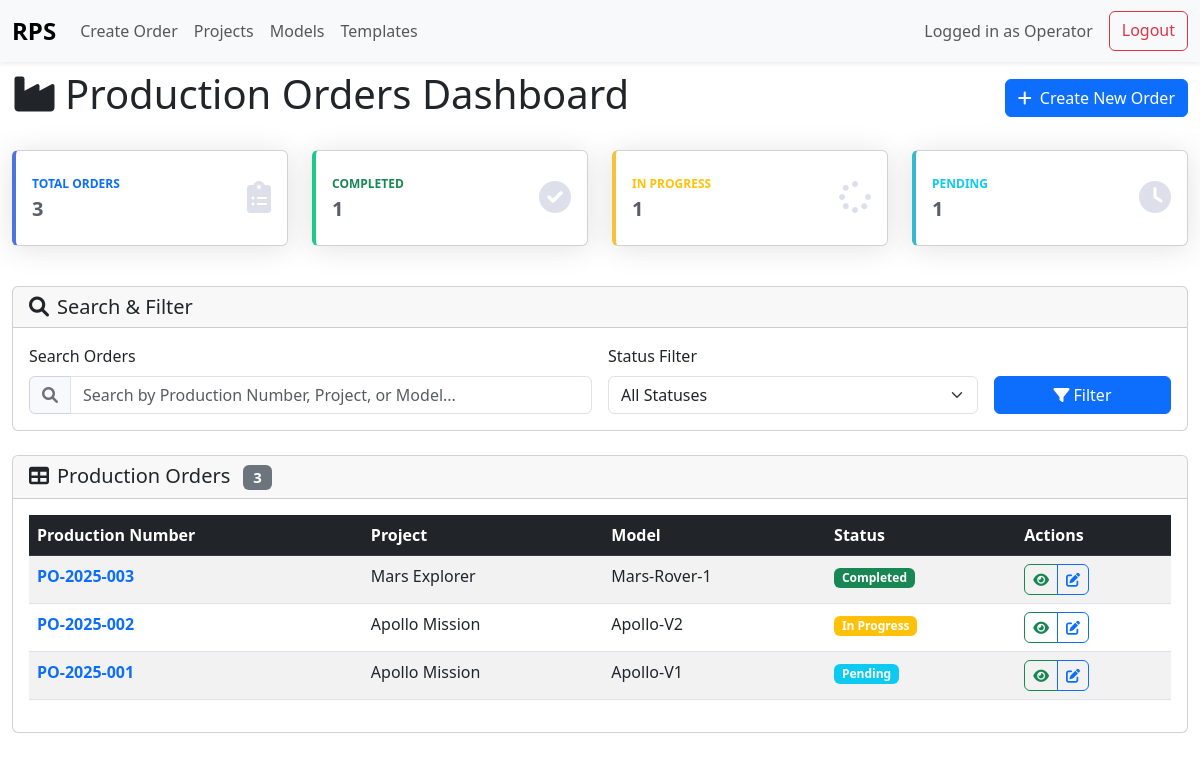
Page /index.php (signed in) on the committed database.
### tables this page shows
CREATE TABLE ProductionOrders (
    ProductionNumber VARCHAR(50) PRIMARY KEY,
    EmptyTubeNumber VARCHAR(50),
    ProjectID INT NOT NULL,
    ModelID INT NOT NULL,
    MC02_Status VARCHAR(30) DEFAULT 'Pending',
    MC02_SignedBy_UserID INT NULL,
    MC02_SignedDate DATETIME NULL,
    CONSTRAINT FK_ProdOrders_Projects FOREIGN KEY(ProjectID)
        REFERENCES Projects(ProjectID),
    CONSTRAINT FK_ProdOrders_Models FOREIGN KEY(ModelID)
        REFERENCES Models(ModelID),
    CONSTRAINT FK_ProdOrders_Users FOREIGN KEY(MC02_SignedBy_UserID)
        REFERENCES Users(UserID)
);

CREATE TABLE Projects (
    ProjectID INT AUTO_INCREMENT PRIMARY KEY,
    ProjectName VARCHAR(100) NOT NULL UNIQUE
);

CREATE TABLE Models (
    ModelID INT AUTO_INCREMENT PRIMARY KEY,
    ProjectID INT NOT NULL,
    ModelName VARCHAR(100) NOT NULL,
    CONSTRAINT FK_Models_Projects FOREIGN KEY(ProjectID)
        REFERENCES Projects(ProjectID)
);

### public/index.php (the view, shortened to what this page needs)
<?php
$pdo = Database::connect();
$search = $_GET['search'] ?? '';
$statusFilter = $_GET['status'] ?? '';
$query = 'SELECT po.ProductionNumber, p.ProjectName, m.ModelName, po.MC02_Status
          FROM ProductionOrders po
          LEFT JOIN Projects p ON po.ProjectID = p.ProjectID
          LEFT JOIN Models m ON po.ModelID = m.ModelID
          WHERE 1=1';
$params = [];
$query .= ' ORDER BY po.ProductionNumber DESC';
$stmt = $pdo->prepare($query);
$stmt->execute($params);
$orders = $stmt->fetchAll(PDO::FETCH_ASSOC);
$kpiData = [];
$kpiQueries = [
    'total' => 'SELECT COUNT(*) FROM ProductionOrders',
    'completed' => 'SELECT COUNT(*) FROM ProductionOrders WHERE MC02_Status = "Completed"',
    'in_progress' => 'SELECT COUNT(*) FROM ProductionOrders WHERE MC02_Status = "In Progress"',
    'pending' => 'SELECT COUNT(*) FROM ProductionOrders WHERE MC02_Status IS NULL OR MC02_Status = "" OR MC02_Status = "Pending"'
];
foreach ($kpiQueries as $key => $kpiQuery) {
    $kpiData[$key] = $pdo->query($kpiQuery)->fetchColumn();
}
include __DIR__ . '/templates/header.php';
?>
<div class="row">
    <div class="col-12">
        <div class="d-flex justify-content-between align-items-center mb-4">
            <h1><i class="fas fa-industry me-2"></i>Production Orders Dashboard</h1>
            <a href="create_order.php" class="btn btn-primary">
                <i class="fas fa-plus me-2"></i>Create New Order
            </a>
        </div>
        <div class="row mb-4">
            <div class="col-xl-3 col-md-6 mb-3">
                <div class="card border-left-primary shadow h-100 py-2">
                    <div class="card-body">
                        <div class="row no-gutters align-items-center">
                            <div class="col mr-2">
                                <div class="text-xs font-weight-bold text-primary text-uppercase mb-1">
                                    Total Orders
                                </div>
                                <div class="h5 mb-0 font-weight-bold text-gray-800">
                                    <?php echo $kpiData['total']; ?>
                                </div>
                            </div>
                            <div class="col-auto">
                                <i class="fas fa-clipboard-list fa-2x text-gray-300"></i>
                            </div>
                        </div>
                    </div>
                </div>
            </div>
            <div class="col-xl-3 col-md-6 mb-3">
                <div class="card border-left-success shadow h-100 py-2">
                    <div class="card-body">
                        <div class="row no-gutters align-items-center">
                            <div class="col mr-2">
                                <div class="text-xs font-weight-bold text-success text-uppercase mb-1">
                                    Completed
                                </div>
                                <div class="h5 mb-0 font-weight-bold text-gray-800">
                                    <?php echo $kpiData['completed']; ?>
                                </div>
                            </div>
                            <div class="col-auto">
                                <i class="fas fa-check-circle fa-2x text-gray-300"></i>
                            </div>
                        </div>
                    </div>
                </div>
            </div>
            <div class="col-xl-3 col-md-6 mb-3">
                <div class="card border-left-warning shadow h-100 py-2">
                    <div class="card-body">
                        <div class="row no-gutters align-items-center">
                            <div class="col mr-2">
                                <div class="text-xs font-weight-bold text-warning text-uppercase mb-1">
                                    In Progress
                                </div>
                                <div class="h5 mb-0 font-weight-bold text-gray-800">
                                    <?php echo $kpiData['in_progress']; ?>
                                </div>
                            </div>
                            <div class="col-auto">
                                <i class="fas fa-spinner fa-2x text-gray-300"></i>
                            </div>
                        </div>
                    </div>
                </div>
            </div>
            <div class="col-xl-3 col-md-6 mb-3">
                <div class="card border-left-info shadow h-100 py-2">
                    <div class="card-body">
                        <div class="row no-gutters align-items-center">
                            <div class="col mr-2">
                                <div class="text-xs font-weight-bold text-info text-uppercase mb-1">
                                    Pending
                                </div>
                                <div class="h5 mb-0 font-weight-bold text-gray-800">
                                    <?php echo $kpiData['pending']; ?>
                                </div>
                            </div>
                            <div class="col-auto">
                                <i class="fas fa-clock fa-2x text-gray-300"></i>
                            </div>
                        </div>
                    </div>
                </div>
            </div>
        </div>
        <div class="card mb-4">
            <div class="card-header">
                <h5 class="card-title mb-0"><i class="fas fa-search me-2"></i>Search & Filter</h5>
            </div>
            <div class="card-body">
                <form method="GET" class="row g-3">
                    <div class="col-md-6">
                        <label class="form-label">Search Orders</label>
                        <div class="input-group">
                            <span class="input-group-text"><i class="fas fa-search"></i></span>
                            <input type="text" name="search" id="search-input" class="form-control"
                                   placeholder="Search by Production Number, Project, or Model..."
                                   value="<?php echo htmlspecialchars($search); ?>">
                        </div>
                    </div>
                    <div class="col-md-4">
                        <label class="form-label">Status Filter</label>
                        <select name="status" class="form-select">
                            <option value="">All Statuses</option>
                        </select>
                    </div>
                    <div class="col-md-2">
                        <label class="form-label">&nbsp;</label>
                        <div class="d-grid">
                            <button type="submit" class="btn btn-primary">
                                <i class="fas fa-filter me-1"></i>Filter
                            </button>
                        </div>
                    </div>
                </form>
            </div>
        </div>
        <div class="card">
            <div class="card-header">
                <h5 class="card-title mb-0">
                    <i class="fas fa-table me-2"></i>Production Orders
                    <span class="badge bg-secondary ms-2"><?php echo count($orders); ?></span>
                </h5>
            </div>
            <div class="card-body">
                <?php if (empty($orders)): ?>
                    <div class="text-center py-5">
                        <i class="fas fa-inbox fa-3x text-muted mb-3"></i>
                        <h5 class="text-muted">No orders found</h5>
                        <p class="text-muted">
                            <?php if ($search || $statusFilter): ?>
                                Try adjusting your search criteria or
                                <a href="index.php" class="text-decoration-none">clear filters</a>.
                            <?php else: ?>
                                <a href="create_order.php" class="btn btn-primary">Create your first order</a>
                            <?php endif; ?>
                        </p>
                    </div>
                <?php else: ?>
                    <div class="table-responsive">
                        <table id="orders-table" class="table table-striped table-hover">                            <thead class="table-dark">
                                <tr>
                                    <th>Production Number</th>
                                    <th>Project</th>
                                    <th>Model</th>
                                    <th>Status</th>
                                    <th>Actions</th>
                                </tr>
                            </thead>
                            <tbody>                                <?php foreach ($orders as $order): ?>
                                <tr>
                                    <td>
                                        <a href="view_order.php?pn=<?php echo urlencode($order['ProductionNumber']); ?>"
                                           class="text-decoration-none fw-bold">
                                            <?php echo htmlspecialchars($order['ProductionNumber']); ?>
                                        </a>
                                    </td>
                                    <td><?php echo htmlspecialchars($order['ProjectName']); ?></td>
                                    <td><?php echo htmlspecialchars($order['ModelName']); ?></td>
                                    <td>
                                        <?php
                                        $status = $order['MC02_Status'];
                                        $badgeClass = 'secondary';
                                        if ($status === 'Completed') $badgeClass = 'success';
                                        elseif ($status === 'In Progress') $badgeClass = 'warning';                                        elseif ($status === 'Pending') $badgeClass = 'info';
                                        ?>
                                        <span class="badge bg-<?php echo $badgeClass; ?>">
                                            <?php echo htmlspecialchars($status ?: 'Not Set'); ?>
                                        </span>
                                    </td>
                                    <td>
                                        <div class="btn-group btn-group-sm" role="group">
                                            <a href="view_order.php?pn=<?php echo urlencode($order['ProductionNumber']); ?>"
                                               class="btn btn-outline-success" title="View Order">
                                                <i class="fas fa-eye"></i>
                                            </a>
                                            <a href="edit_order.php?pn=<?php echo urlencode($order['ProductionNumber']); ?>"
                                               class="btn btn-outline-primary" title="Edit Order">
                                                <i class="fas fa-edit"></i>
                                            </a>
                                        </div>
                                    </td>
                                </tr>
                                <?php endforeach; ?>
                            </tbody>
                        </table>
                    </div>
                <?php endif; ?>
            </div>
        </div>
    </div>
</div>
<?php include __DIR__ . '/templates/footer.php'; ?>

### public/assets/css/app.css (style rules this page uses)
body { padding-top: 70px; }
.card.border-left-primary { border-left: 0.25rem solid #4e73df !important; }
.card.border-left-success { border-left: 0.25rem solid #1cc88a !important; }
.card.border-left-warning { border-left: 0.25rem solid #f6c23e !important; }
.card.border-left-info { border-left: 0.25rem solid #36b9cc !important; }
.text-xs { font-size: 0.75rem; }
.font-weight-bold { font-weight: 700 !important; }
.text-gray-800 { color: #5a5c69 !important; }
.text-gray-300 { color: #dddfeb !important; }
.shadow { box-shadow: 0 0.15rem 1.75rem 0 rgba(58, 59, 69, 0.15) !important; }
.btn-group-sm > .btn, .btn-sm { padding: 0.25rem 0.5rem; font-size: 0.875rem; }
.input-group-text { background-color: #f8f9fc; border-color: #d1d3e2; color: #6e707e; }
.badge { font-size: 0.75em; font-weight: 600; }
.btn-group .btn { border-radius: 0; }
.btn-group .btn:first-child { border-top-left-radius: 0.375rem; border-bottom-left-radius: 0.375rem; }
.btn-group .btn:last-child { border-top-right-radius: 0.375rem; border-bottom-right-radius: 0.375rem; }

### rows in the picture
productionorders: ProductionNumber "PO-2025-003", ProjectID.ProjectName "Mars Explorer", ModelID.ModelName "Mars-Rover-1", MC02_Status "Completed"
productionorders: ProductionNumber "PO-2025-002", ProjectID.ProjectName "Apollo Mission", ModelID.ModelName "Apollo-V2", MC02_Status "In Progress"
productionorders: ProductionNumber "PO-2025-001", ProjectID.ProjectName "Apollo Mission", ModelID.ModelName "Apollo-V1", MC02_Status "Pending"

### other values in the picture
$_SESSION['Role'] "Operator"
$kpiData['total'] "3"
$kpiData['completed'] "1"
$kpiData['in_progress'] "1"
$kpiData['pending'] "1"
count($orders) "3"
